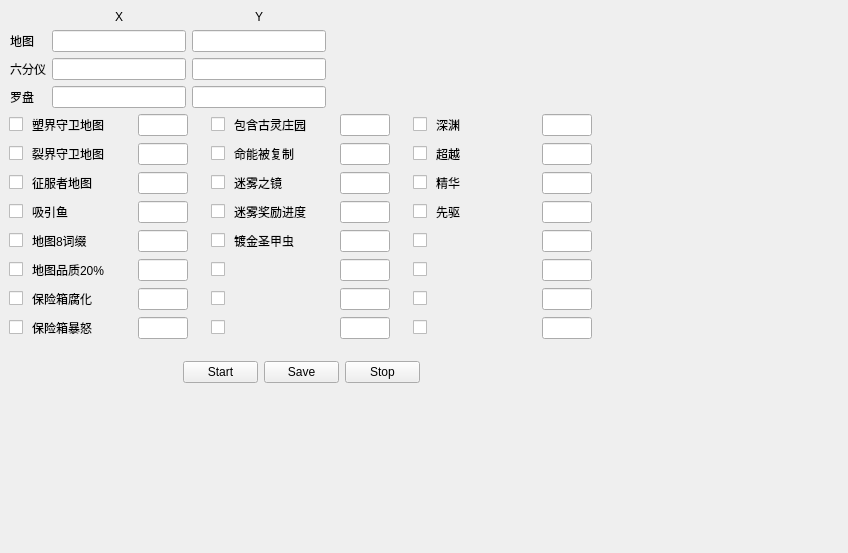
<?xml version="1.0" encoding="UTF-8"?>
<ui version="4.0">
 <class>Sextant</class>
 <widget class="QWidget" name="Sextant">
  <property name="geometry">
   <rect>
    <x>0</x>
    <y>0</y>
    <width>848</width>
    <height>553</height>
   </rect>
  </property>
  <property name="minimumSize">
   <size>
    <width>200</width>
    <height>0</height>
   </size>
  </property>
  <property name="windowTitle">
   <string>Sextant</string>
  </property>
  <widget class="QWidget" name="layoutWidget_8">
   <property name="geometry">
    <rect>
     <x>211</x>
     <y>113</y>
     <width>179</width>
     <height>228</height>
    </rect>
   </property>
   <layout class="QVBoxLayout" name="verticalLayout_2">
    <item>
     <layout class="QHBoxLayout" name="horizontalLayout_10">
      <item>
       <widget class="QCheckBox" name="checkBox_9">
        <property name="text">
         <string/>
        </property>
       </widget>
      </item>
      <item>
       <widget class="QLabel" name="label_18">
        <property name="minimumSize">
         <size>
          <width>100</width>
          <height>0</height>
         </size>
        </property>
        <property name="maximumSize">
         <size>
          <width>100</width>
          <height>16777215</height>
         </size>
        </property>
        <property name="text">
         <string>包含古灵庄园</string>
        </property>
       </widget>
      </item>
      <item>
       <widget class="QLineEdit" name="lineEdit_9">
        <property name="maximumSize">
         <size>
          <width>50</width>
          <height>16777215</height>
         </size>
        </property>
       </widget>
      </item>
     </layout>
    </item>
    <item>
     <layout class="QHBoxLayout" name="horizontalLayout_11">
      <item>
       <widget class="QCheckBox" name="checkBox_10">
        <property name="text">
         <string/>
        </property>
       </widget>
      </item>
      <item>
       <widget class="QLabel" name="label_19">
        <property name="minimumSize">
         <size>
          <width>100</width>
          <height>0</height>
         </size>
        </property>
        <property name="maximumSize">
         <size>
          <width>100</width>
          <height>16777215</height>
         </size>
        </property>
        <property name="text">
         <string>命能被复制</string>
        </property>
       </widget>
      </item>
      <item>
       <widget class="QLineEdit" name="lineEdit_10">
        <property name="maximumSize">
         <size>
          <width>50</width>
          <height>16777215</height>
         </size>
        </property>
       </widget>
      </item>
     </layout>
    </item>
    <item>
     <layout class="QHBoxLayout" name="horizontalLayout_12">
      <item>
       <widget class="QCheckBox" name="checkBox_11">
        <property name="text">
         <string/>
        </property>
       </widget>
      </item>
      <item>
       <widget class="QLabel" name="label_20">
        <property name="minimumSize">
         <size>
          <width>100</width>
          <height>0</height>
         </size>
        </property>
        <property name="maximumSize">
         <size>
          <width>100</width>
          <height>16777215</height>
         </size>
        </property>
        <property name="text">
         <string>迷雾之镜</string>
        </property>
       </widget>
      </item>
      <item>
       <widget class="QLineEdit" name="lineEdit_11">
        <property name="maximumSize">
         <size>
          <width>50</width>
          <height>16777215</height>
         </size>
        </property>
       </widget>
      </item>
     </layout>
    </item>
    <item>
     <layout class="QHBoxLayout" name="horizontalLayout_13">
      <item>
       <widget class="QCheckBox" name="checkBox_12">
        <property name="text">
         <string/>
        </property>
       </widget>
      </item>
      <item>
       <widget class="QLabel" name="label_21">
        <property name="minimumSize">
         <size>
          <width>100</width>
          <height>0</height>
         </size>
        </property>
        <property name="maximumSize">
         <size>
          <width>100</width>
          <height>16777215</height>
         </size>
        </property>
        <property name="text">
         <string>迷雾奖励进度</string>
        </property>
       </widget>
      </item>
      <item>
       <widget class="QLineEdit" name="lineEdit_12">
        <property name="maximumSize">
         <size>
          <width>50</width>
          <height>16777215</height>
         </size>
        </property>
       </widget>
      </item>
     </layout>
    </item>
    <item>
     <layout class="QHBoxLayout" name="horizontalLayout_14">
      <item>
       <widget class="QCheckBox" name="checkBox_13">
        <property name="text">
         <string/>
        </property>
       </widget>
      </item>
      <item>
       <widget class="QLabel" name="label_22">
        <property name="minimumSize">
         <size>
          <width>100</width>
          <height>0</height>
         </size>
        </property>
        <property name="maximumSize">
         <size>
          <width>100</width>
          <height>16777215</height>
         </size>
        </property>
        <property name="text">
         <string>镀金圣甲虫</string>
        </property>
       </widget>
      </item>
      <item>
       <widget class="QLineEdit" name="lineEdit_13">
        <property name="maximumSize">
         <size>
          <width>50</width>
          <height>16777215</height>
         </size>
        </property>
       </widget>
      </item>
     </layout>
    </item>
    <item>
     <layout class="QHBoxLayout" name="horizontalLayout_15">
      <item>
       <widget class="QCheckBox" name="checkBox_14">
        <property name="text">
         <string/>
        </property>
       </widget>
      </item>
      <item>
       <widget class="QLabel" name="label_23">
        <property name="minimumSize">
         <size>
          <width>100</width>
          <height>0</height>
         </size>
        </property>
        <property name="maximumSize">
         <size>
          <width>100</width>
          <height>16777215</height>
         </size>
        </property>
        <property name="text">
         <string/>
        </property>
       </widget>
      </item>
      <item>
       <widget class="QLineEdit" name="lineEdit_14">
        <property name="maximumSize">
         <size>
          <width>50</width>
          <height>16777215</height>
         </size>
        </property>
       </widget>
      </item>
     </layout>
    </item>
    <item>
     <layout class="QHBoxLayout" name="horizontalLayout_16">
      <item>
       <widget class="QCheckBox" name="checkBox_15">
        <property name="text">
         <string/>
        </property>
       </widget>
      </item>
      <item>
       <widget class="QLabel" name="label_24">
        <property name="minimumSize">
         <size>
          <width>100</width>
          <height>0</height>
         </size>
        </property>
        <property name="maximumSize">
         <size>
          <width>100</width>
          <height>16777215</height>
         </size>
        </property>
        <property name="text">
         <string/>
        </property>
       </widget>
      </item>
      <item>
       <widget class="QLineEdit" name="lineEdit_15">
        <property name="maximumSize">
         <size>
          <width>50</width>
          <height>16777215</height>
         </size>
        </property>
       </widget>
      </item>
     </layout>
    </item>
    <item>
     <layout class="QHBoxLayout" name="horizontalLayout_17">
      <item>
       <widget class="QCheckBox" name="checkBox_16">
        <property name="text">
         <string/>
        </property>
       </widget>
      </item>
      <item>
       <widget class="QLabel" name="label_25">
        <property name="minimumSize">
         <size>
          <width>100</width>
          <height>0</height>
         </size>
        </property>
        <property name="maximumSize">
         <size>
          <width>100</width>
          <height>16777215</height>
         </size>
        </property>
        <property name="text">
         <string/>
        </property>
       </widget>
      </item>
      <item>
       <widget class="QLineEdit" name="lineEdit_16">
        <property name="maximumSize">
         <size>
          <width>50</width>
          <height>16777215</height>
         </size>
        </property>
       </widget>
      </item>
     </layout>
    </item>
   </layout>
  </widget>
  <widget class="QWidget" name="layoutWidget_9">
   <property name="geometry">
    <rect>
     <x>413</x>
     <y>113</y>
     <width>179</width>
     <height>228</height>
    </rect>
   </property>
   <layout class="QVBoxLayout" name="verticalLayout_3">
    <item>
     <layout class="QHBoxLayout" name="horizontalLayout_18">
      <item>
       <widget class="QCheckBox" name="checkBox_17">
        <property name="text">
         <string/>
        </property>
       </widget>
      </item>
      <item>
       <widget class="QLabel" name="label_26">
        <property name="minimumSize">
         <size>
          <width>100</width>
          <height>0</height>
         </size>
        </property>
        <property name="maximumSize">
         <size>
          <width>100</width>
          <height>16777215</height>
         </size>
        </property>
        <property name="text">
         <string>深渊</string>
        </property>
       </widget>
      </item>
      <item>
       <widget class="QLineEdit" name="lineEdit_17">
        <property name="maximumSize">
         <size>
          <width>50</width>
          <height>16777215</height>
         </size>
        </property>
       </widget>
      </item>
     </layout>
    </item>
    <item>
     <layout class="QHBoxLayout" name="horizontalLayout_19">
      <item>
       <widget class="QCheckBox" name="checkBox_18">
        <property name="text">
         <string/>
        </property>
       </widget>
      </item>
      <item>
       <widget class="QLabel" name="label_27">
        <property name="minimumSize">
         <size>
          <width>100</width>
          <height>0</height>
         </size>
        </property>
        <property name="maximumSize">
         <size>
          <width>100</width>
          <height>16777215</height>
         </size>
        </property>
        <property name="text">
         <string>超越</string>
        </property>
       </widget>
      </item>
      <item>
       <widget class="QLineEdit" name="lineEdit_18">
        <property name="maximumSize">
         <size>
          <width>50</width>
          <height>16777215</height>
         </size>
        </property>
       </widget>
      </item>
     </layout>
    </item>
    <item>
     <layout class="QHBoxLayout" name="horizontalLayout_20">
      <item>
       <widget class="QCheckBox" name="checkBox_19">
        <property name="text">
         <string/>
        </property>
       </widget>
      </item>
      <item>
       <widget class="QLabel" name="label_28">
        <property name="minimumSize">
         <size>
          <width>100</width>
          <height>0</height>
         </size>
        </property>
        <property name="maximumSize">
         <size>
          <width>100</width>
          <height>16777215</height>
         </size>
        </property>
        <property name="text">
         <string>精华</string>
        </property>
       </widget>
      </item>
      <item>
       <widget class="QLineEdit" name="lineEdit_19">
        <property name="maximumSize">
         <size>
          <width>50</width>
          <height>16777215</height>
         </size>
        </property>
       </widget>
      </item>
     </layout>
    </item>
    <item>
     <layout class="QHBoxLayout" name="horizontalLayout_21">
      <item>
       <widget class="QCheckBox" name="checkBox_20">
        <property name="text">
         <string/>
        </property>
       </widget>
      </item>
      <item>
       <widget class="QLabel" name="label_29">
        <property name="minimumSize">
         <size>
          <width>100</width>
          <height>0</height>
         </size>
        </property>
        <property name="maximumSize">
         <size>
          <width>100</width>
          <height>16777215</height>
         </size>
        </property>
        <property name="text">
         <string>先驱</string>
        </property>
       </widget>
      </item>
      <item>
       <widget class="QLineEdit" name="lineEdit_20">
        <property name="maximumSize">
         <size>
          <width>50</width>
          <height>16777215</height>
         </size>
        </property>
       </widget>
      </item>
     </layout>
    </item>
    <item>
     <layout class="QHBoxLayout" name="horizontalLayout_22">
      <item>
       <widget class="QCheckBox" name="checkBox_21">
        <property name="text">
         <string/>
        </property>
       </widget>
      </item>
      <item>
       <widget class="QLabel" name="label_30">
        <property name="minimumSize">
         <size>
          <width>100</width>
          <height>0</height>
         </size>
        </property>
        <property name="maximumSize">
         <size>
          <width>100</width>
          <height>16777215</height>
         </size>
        </property>
        <property name="text">
         <string/>
        </property>
       </widget>
      </item>
      <item>
       <widget class="QLineEdit" name="lineEdit_21">
        <property name="maximumSize">
         <size>
          <width>50</width>
          <height>16777215</height>
         </size>
        </property>
       </widget>
      </item>
     </layout>
    </item>
    <item>
     <layout class="QHBoxLayout" name="horizontalLayout_26">
      <item>
       <widget class="QCheckBox" name="checkBox_25">
        <property name="text">
         <string/>
        </property>
       </widget>
      </item>
      <item>
       <widget class="QLabel" name="label_34">
        <property name="minimumSize">
         <size>
          <width>100</width>
          <height>0</height>
         </size>
        </property>
        <property name="maximumSize">
         <size>
          <width>100</width>
          <height>16777215</height>
         </size>
        </property>
        <property name="text">
         <string/>
        </property>
       </widget>
      </item>
      <item>
       <widget class="QLineEdit" name="lineEdit_25">
        <property name="maximumSize">
         <size>
          <width>50</width>
          <height>16777215</height>
         </size>
        </property>
       </widget>
      </item>
     </layout>
    </item>
    <item>
     <layout class="QHBoxLayout" name="horizontalLayout_27">
      <item>
       <widget class="QCheckBox" name="checkBox_26">
        <property name="text">
         <string/>
        </property>
       </widget>
      </item>
      <item>
       <widget class="QLabel" name="label_35">
        <property name="minimumSize">
         <size>
          <width>100</width>
          <height>0</height>
         </size>
        </property>
        <property name="maximumSize">
         <size>
          <width>100</width>
          <height>16777215</height>
         </size>
        </property>
        <property name="text">
         <string/>
        </property>
       </widget>
      </item>
      <item>
       <widget class="QLineEdit" name="lineEdit_26">
        <property name="maximumSize">
         <size>
          <width>50</width>
          <height>16777215</height>
         </size>
        </property>
       </widget>
      </item>
     </layout>
    </item>
    <item>
     <layout class="QHBoxLayout" name="horizontalLayout_28">
      <item>
       <widget class="QCheckBox" name="checkBox_27">
        <property name="text">
         <string/>
        </property>
       </widget>
      </item>
      <item>
       <widget class="QLabel" name="label_36">
        <property name="minimumSize">
         <size>
          <width>100</width>
          <height>0</height>
         </size>
        </property>
        <property name="maximumSize">
         <size>
          <width>100</width>
          <height>16777215</height>
         </size>
        </property>
        <property name="text">
         <string/>
        </property>
       </widget>
      </item>
      <item>
       <widget class="QLineEdit" name="lineEdit_27">
        <property name="maximumSize">
         <size>
          <width>50</width>
          <height>16777215</height>
         </size>
        </property>
       </widget>
      </item>
     </layout>
    </item>
   </layout>
  </widget>
  <widget class="QWidget" name="layoutWidget">
   <property name="geometry">
    <rect>
     <x>10</x>
     <y>10</y>
     <width>316</width>
     <height>98</height>
    </rect>
   </property>
   <layout class="QGridLayout" name="gridLayout">
    <item row="4" column="3">
     <widget class="QLineEdit" name="lineEdit_C_y"/>
    </item>
    <item row="4" column="0">
     <widget class="QLabel" name="label_5">
      <property name="text">
       <string>罗盘</string>
      </property>
     </widget>
    </item>
    <item row="2" column="1">
     <widget class="QLineEdit" name="lineEdit_B_x"/>
    </item>
    <item row="0" column="1">
     <widget class="QLabel" name="label_3">
      <property name="maximumSize">
       <size>
        <width>10000</width>
        <height>20</height>
       </size>
      </property>
      <property name="text">
       <string>X</string>
      </property>
      <property name="alignment">
       <set>Qt::AlignCenter</set>
      </property>
     </widget>
    </item>
    <item row="1" column="1">
     <widget class="QLineEdit" name="lineEdit_A_x"/>
    </item>
    <item row="1" column="0">
     <widget class="QLabel" name="label">
      <property name="text">
       <string>地图</string>
      </property>
     </widget>
    </item>
    <item row="1" column="3">
     <widget class="QLineEdit" name="lineEdit_A_y"/>
    </item>
    <item row="2" column="0">
     <widget class="QLabel" name="label_2">
      <property name="text">
       <string>六分仪</string>
      </property>
     </widget>
    </item>
    <item row="2" column="3">
     <widget class="QLineEdit" name="lineEdit_B_y"/>
    </item>
    <item row="4" column="1">
     <widget class="QLineEdit" name="lineEdit_C_x"/>
    </item>
    <item row="0" column="3">
     <widget class="QLabel" name="label_4">
      <property name="text">
       <string>Y</string>
      </property>
      <property name="alignment">
       <set>Qt::AlignCenter</set>
      </property>
     </widget>
    </item>
   </layout>
  </widget>
  <widget class="QWidget" name="layoutWidget">
   <property name="geometry">
    <rect>
     <x>170</x>
     <y>360</y>
     <width>263</width>
     <height>25</height>
    </rect>
   </property>
   <layout class="QHBoxLayout" name="horizontalLayout">
    <item>
     <widget class="QLabel" name="label_8">
      <property name="text">
       <string/>
      </property>
     </widget>
    </item>
    <item>
     <widget class="QPushButton" name="pushButton_start">
      <property name="text">
       <string>Start</string>
      </property>
     </widget>
    </item>
    <item>
     <widget class="QPushButton" name="pushButton_save">
      <property name="text">
       <string>Save</string>
      </property>
     </widget>
    </item>
    <item>
     <widget class="QPushButton" name="pushButton_stop">
      <property name="text">
       <string>Stop</string>
      </property>
     </widget>
    </item>
    <item>
     <widget class="QLabel" name="label_9">
      <property name="text">
       <string/>
      </property>
     </widget>
    </item>
   </layout>
  </widget>
  <widget class="QWidget" name="layoutWidget">
   <property name="geometry">
    <rect>
     <x>9</x>
     <y>113</y>
     <width>179</width>
     <height>228</height>
    </rect>
   </property>
   <layout class="QVBoxLayout" name="verticalLayout">
    <item>
     <layout class="QHBoxLayout" name="horizontalLayout_2">
      <item>
       <widget class="QCheckBox" name="checkBox">
        <property name="text">
         <string/>
        </property>
       </widget>
      </item>
      <item>
       <widget class="QLabel" name="label_10">
        <property name="minimumSize">
         <size>
          <width>100</width>
          <height>0</height>
         </size>
        </property>
        <property name="maximumSize">
         <size>
          <width>100</width>
          <height>16777215</height>
         </size>
        </property>
        <property name="text">
         <string>塑界守卫地图</string>
        </property>
       </widget>
      </item>
      <item>
       <widget class="QLineEdit" name="lineEdit">
        <property name="maximumSize">
         <size>
          <width>50</width>
          <height>16777215</height>
         </size>
        </property>
       </widget>
      </item>
     </layout>
    </item>
    <item>
     <layout class="QHBoxLayout" name="horizontalLayout_3">
      <item>
       <widget class="QCheckBox" name="checkBox_2">
        <property name="text">
         <string/>
        </property>
       </widget>
      </item>
      <item>
       <widget class="QLabel" name="label_11">
        <property name="minimumSize">
         <size>
          <width>100</width>
          <height>0</height>
         </size>
        </property>
        <property name="maximumSize">
         <size>
          <width>100</width>
          <height>16777215</height>
         </size>
        </property>
        <property name="text">
         <string>裂界守卫地图</string>
        </property>
       </widget>
      </item>
      <item>
       <widget class="QLineEdit" name="lineEdit_2">
        <property name="maximumSize">
         <size>
          <width>50</width>
          <height>16777215</height>
         </size>
        </property>
       </widget>
      </item>
     </layout>
    </item>
    <item>
     <layout class="QHBoxLayout" name="horizontalLayout_4">
      <item>
       <widget class="QCheckBox" name="checkBox_3">
        <property name="text">
         <string/>
        </property>
       </widget>
      </item>
      <item>
       <widget class="QLabel" name="label_12">
        <property name="minimumSize">
         <size>
          <width>100</width>
          <height>0</height>
         </size>
        </property>
        <property name="maximumSize">
         <size>
          <width>100</width>
          <height>16777215</height>
         </size>
        </property>
        <property name="text">
         <string>征服者地图</string>
        </property>
       </widget>
      </item>
      <item>
       <widget class="QLineEdit" name="lineEdit_3">
        <property name="maximumSize">
         <size>
          <width>50</width>
          <height>16777215</height>
         </size>
        </property>
       </widget>
      </item>
     </layout>
    </item>
    <item>
     <layout class="QHBoxLayout" name="horizontalLayout_5">
      <item>
       <widget class="QCheckBox" name="checkBox_4">
        <property name="text">
         <string/>
        </property>
       </widget>
      </item>
      <item>
       <widget class="QLabel" name="label_13">
        <property name="minimumSize">
         <size>
          <width>100</width>
          <height>0</height>
         </size>
        </property>
        <property name="maximumSize">
         <size>
          <width>100</width>
          <height>16777215</height>
         </size>
        </property>
        <property name="text">
         <string>吸引鱼</string>
        </property>
       </widget>
      </item>
      <item>
       <widget class="QLineEdit" name="lineEdit_4">
        <property name="maximumSize">
         <size>
          <width>50</width>
          <height>16777215</height>
         </size>
        </property>
       </widget>
      </item>
     </layout>
    </item>
    <item>
     <layout class="QHBoxLayout" name="horizontalLayout_6">
      <item>
       <widget class="QCheckBox" name="checkBox_5">
        <property name="text">
         <string/>
        </property>
       </widget>
      </item>
      <item>
       <widget class="QLabel" name="label_14">
        <property name="minimumSize">
         <size>
          <width>100</width>
          <height>0</height>
         </size>
        </property>
        <property name="maximumSize">
         <size>
          <width>100</width>
          <height>16777215</height>
         </size>
        </property>
        <property name="text">
         <string>地图8词缀</string>
        </property>
       </widget>
      </item>
      <item>
       <widget class="QLineEdit" name="lineEdit_5">
        <property name="maximumSize">
         <size>
          <width>50</width>
          <height>16777215</height>
         </size>
        </property>
       </widget>
      </item>
     </layout>
    </item>
    <item>
     <layout class="QHBoxLayout" name="horizontalLayout_7">
      <item>
       <widget class="QCheckBox" name="checkBox_6">
        <property name="text">
         <string/>
        </property>
       </widget>
      </item>
      <item>
       <widget class="QLabel" name="label_15">
        <property name="minimumSize">
         <size>
          <width>100</width>
          <height>0</height>
         </size>
        </property>
        <property name="maximumSize">
         <size>
          <width>100</width>
          <height>16777215</height>
         </size>
        </property>
        <property name="text">
         <string>地图品质20%</string>
        </property>
       </widget>
      </item>
      <item>
       <widget class="QLineEdit" name="lineEdit_6">
        <property name="maximumSize">
         <size>
          <width>50</width>
          <height>16777215</height>
         </size>
        </property>
       </widget>
      </item>
     </layout>
    </item>
    <item>
     <layout class="QHBoxLayout" name="horizontalLayout_8">
      <item>
       <widget class="QCheckBox" name="checkBox_7">
        <property name="text">
         <string/>
        </property>
       </widget>
      </item>
      <item>
       <widget class="QLabel" name="label_16">
        <property name="minimumSize">
         <size>
          <width>100</width>
          <height>0</height>
         </size>
        </property>
        <property name="maximumSize">
         <size>
          <width>100</width>
          <height>16777215</height>
         </size>
        </property>
        <property name="text">
         <string>保险箱腐化</string>
        </property>
       </widget>
      </item>
      <item>
       <widget class="QLineEdit" name="lineEdit_7">
        <property name="maximumSize">
         <size>
          <width>50</width>
          <height>16777215</height>
         </size>
        </property>
       </widget>
      </item>
     </layout>
    </item>
    <item>
     <layout class="QHBoxLayout" name="horizontalLayout_9">
      <item>
       <widget class="QCheckBox" name="checkBox_8">
        <property name="text">
         <string/>
        </property>
       </widget>
      </item>
      <item>
       <widget class="QLabel" name="label_17">
        <property name="minimumSize">
         <size>
          <width>100</width>
          <height>0</height>
         </size>
        </property>
        <property name="maximumSize">
         <size>
          <width>100</width>
          <height>16777215</height>
         </size>
        </property>
        <property name="text">
         <string>保险箱暴怒</string>
        </property>
       </widget>
      </item>
      <item>
       <widget class="QLineEdit" name="lineEdit_8">
        <property name="maximumSize">
         <size>
          <width>50</width>
          <height>16777215</height>
         </size>
        </property>
       </widget>
      </item>
     </layout>
    </item>
   </layout>
  </widget>
 </widget>
 <resources/>
 <connections/>
</ui>
